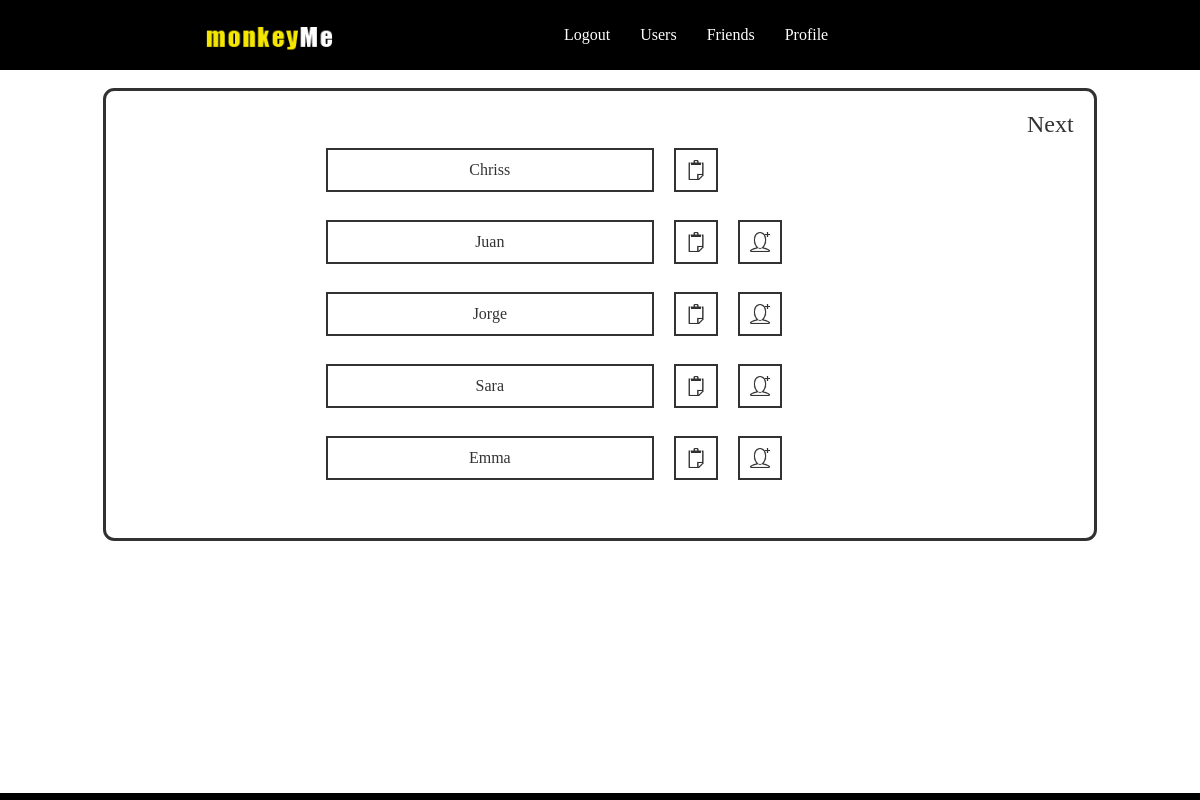
Screenshot of /users (signed in) with the database file from the repository.
### models.py (models this page shows, shortened)
class users(db.Model):
	__tablename__ = "Users"
	id = db.Column(db.Integer, primary_key=True)
	userName = db.Column(db.String, nullable=False)
	userEmail = db.Column(db.String, nullable=False)
	userPhone = db.Column(db.String, nullable=False)
	userPass = db.Column(db.String, nullable=False)

### app.py (the view)
@app.route('/allList<int:page>', methods=['GET', 'POST'])
@app.route('/users')
def allList(page=1):
  if not session.get('logged_in'):
        return render_template('login.html')
  else:
        userList = users.query.paginate(page, 5, False)
        return render_template('users.html', userList=userList)

### templates/users.html (shortened to what this page needs)
{% extends "layout.html" %}
{% block body %}
<div id="pagination">
{% if userList.has_next %}
		<a href="{{ url_for('allList', page=userList.next_num) }}">Next</a>
{% endif %}
</div>
<div id="innerContent">
{% if userList.items %}
	 {% for user in userList.items %}
		    <div class="contentUsers">
		   		{{ user.userName }}
		    </div>
		    <div class="contentButton">
		   		<a href="{{ url_for('profile', profileId = user.id) }}">
		   			<img src="static/images/copyBlack.png" width="20px" height="20px" />
		   		</a>
		   	</div>
	   	{% if user.id !=  session.user_id %}
		   	<div class="contentButton">
		  		<a href="{{ url_for('addFriend', userToAdd = user.id) }}">
		  			<img src="static/images/addFriendBlack.png" width="20px" height="20px" />
		  		</a>
		  	</div>
		{% endif %}
	   		<br><br><br><br>
	 {% endfor %}{% else %}<div>No users</div>
{% endif %}
</div>
  {% endblock %}

### static/css/style.css (style rules this page uses)
#pagination a:link { color: black; text-decoration: none ; font-size: 1.5em; }
#pagination { float :right; clear:both; }
.contentButton { height:40px; width:40px; border:2px solid black; float:left; vertical-align:middle; text-align:center; line-height: 50px; margin: 10px; }
.contentUsers { height:40px; width:38%; border:2px solid black; float:left; vertical-align: middle; text-align:center; line-height: 40px; margin: 10px; }
#innerContent { width:90%; margin:0 auto; padding-left: 20% }

### rows the page displays
users: userName "Chriss"
users: userName "Juan"
users: userName "Jorge"
users: userName "Sara"
users: userName "Emma"
